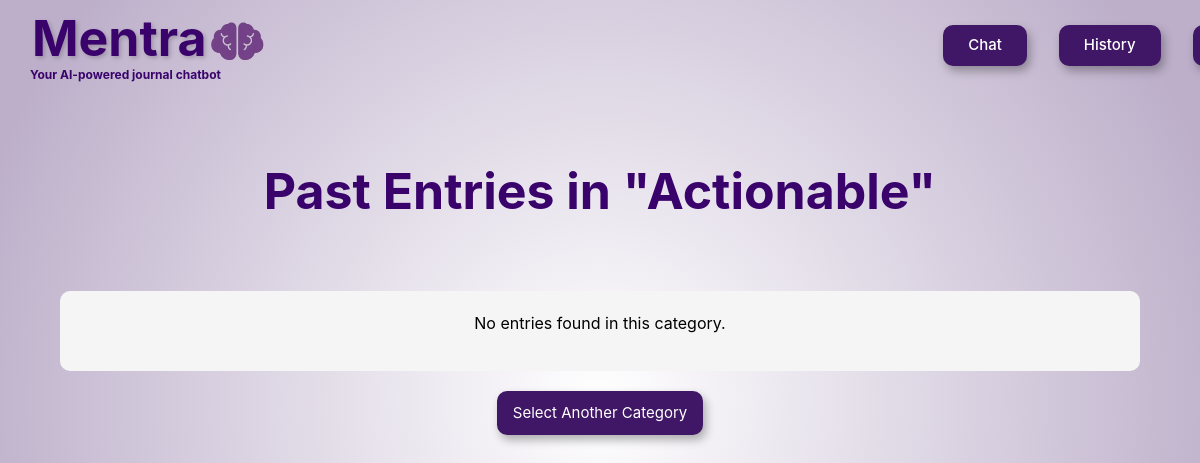
The app's page /past_entries/3/ (signed in), older data.
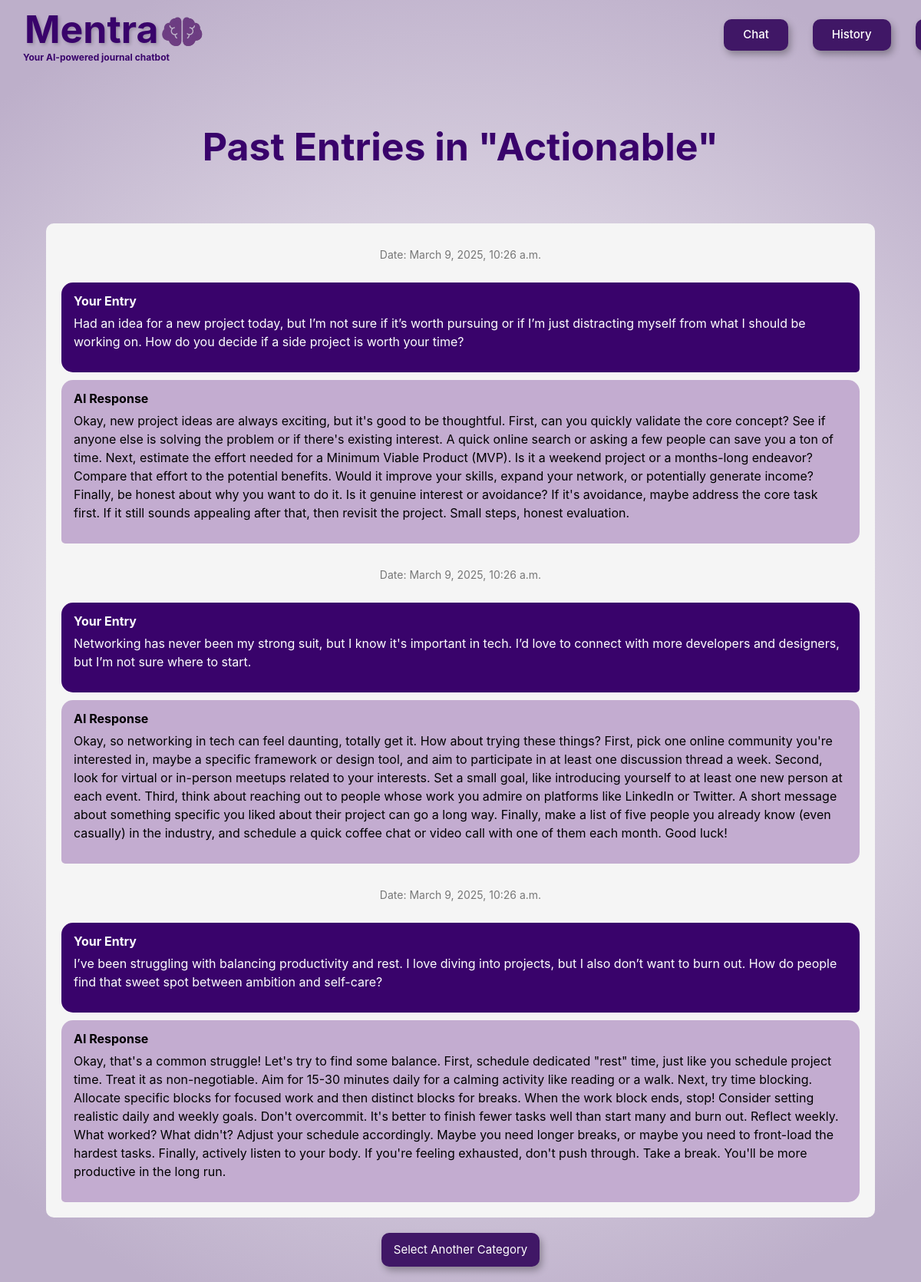
The same page, newer data.
### application/models.py (models this page shows, shortened)
class JournalLog(models.Model):
    input = models.CharField(max_length=1000)
    output = models.CharField(max_length=3000)
    category = models.ForeignKey(Category, on_delete=models.CASCADE, blank=True, null=True, related_name="log_category")
    date_time = models.DateTimeField()
    owner = models.ForeignKey(User, on_delete=models.CASCADE, blank=True, null=True, related_name="log_user")

### application/views.py (the view)
# urls.py: path("past_entries/<int:category_id>/", views.past_entries, name="past_entries"),
def past_entries(request, category_id):
    category_data = get_object_or_404(Category, id=category_id)
    sorted_journal_entries = JournalLog.objects.filter(
        category=category_data,
        owner=request.user
    ).order_by('-date_time')
    return render(request, "application/history-render.html", {
        "category": category_data,
        "journal_entries": sorted_journal_entries
    })

### application/templates/application/history-render.html
{% extends "application/layout.html" %}
{% block body %}
    <div>
        <h3 class="history-title text-center">Past Entries in "{{ category.category_name }}"</h3>
        <div class="journal-entry-container">
            {% for entry in journal_entries %}
            <div class="journal-entry">
                <p class="journal-date">Date: {{ entry.date_time }}</p>
                <div class="journal-entry-section-input">
                    <p class="journal-entry-title">Your Entry</p>
                    <p class="journal-entry-text">{{ entry.input }}</p>
                </div>
                <div class="journal-entry-section-output">
                    <p class="journal-entry-title">AI Response</p>
                    <p class="journal-entry-text">{{ entry.output }}</p>
                </div>
            </div>
            {% empty %}
                <p class="text-center">No entries found in this category.</p>
            {% endfor %}
        </div>
        <div class="text-center mt-3">
            <a class="btn btn-purple" href="{% url 'history_render_category' %}">Select Another Category</a>
        </div>
    </div>
{% endblock %}

Row changes from the older to the newer data that the page shows:
added JournalLog: date_time "March 9, 2025, 10:26 a.m.", input "Had an idea for a new project today, but I’m not sure if it’s worth pursuing or if I’m just distracting myself from what I should be working on. How do you decide if a side project is worth your time?", output "Okay, new project ideas are always exciting, but it's good to be thoughtful. First, can you quickly validate the core concept? See if anyone else is solving the problem or if there's existing interest. A quick online search or asking a few people can save you a ton of time. Next, estimate the effort needed for a Minimum Viable Product (MVP). Is it a weekend project or a months-long endeavor? Compare that effort to the potential benefits. Would it improve your skills, expand your network, or potentially generate income? Finally, be honest about why you want to do it. Is it genuine interest or avoidance? If it's avoidance, maybe address the core task first. If it still sounds appealing after…"
added JournalLog: date_time "March 9, 2025, 10:26 a.m.", input "Networking has never been my strong suit, but I know it's important in tech. I’d love to connect with more developers and designers, but I’m not sure where to start.", output "Okay, so networking in tech can feel daunting, totally get it. How about trying these things? First, pick one online community you're interested in, maybe a specific framework or design tool, and aim to participate in at least one discussion thread a week. Second, look for virtual or in-person meetups related to your interests. Set a small goal, like introducing yourself to at least one new person at each event. Third, think about reaching out to people whose work you admire on platforms like LinkedIn or Twitter. A short message about something specific you liked about their project can go a long way. Finally, make a list of five people you already know (even casually) in the industry, and…"
added JournalLog: date_time "March 9, 2025, 10:26 a.m.", input "I’ve been struggling with balancing productivity and rest. I love diving into projects, but I also don’t want to burn out. How do people find that sweet spot between ambition and self-care?", output "Okay, that's a common struggle! Let's try to find some balance. First, schedule dedicated \"rest\" time, just like you schedule project time. Treat it as non-negotiable. Aim for 15-30 minutes daily for a calming activity like reading or a walk. Next, try time blocking. Allocate specific blocks for focused work and then distinct blocks for breaks. When the work block ends, stop! Consider setting realistic daily and weekly goals. Don't overcommit. It's better to finish fewer tasks well than start many and burn out. Reflect weekly. What worked? What didn't? Adjust your schedule accordingly. Maybe you need longer breaks, or maybe you need to front-load the hardest tasks. Finally, actively listen…"
Text that changed along with them:
text no longer shown: "No entries found in this category."
